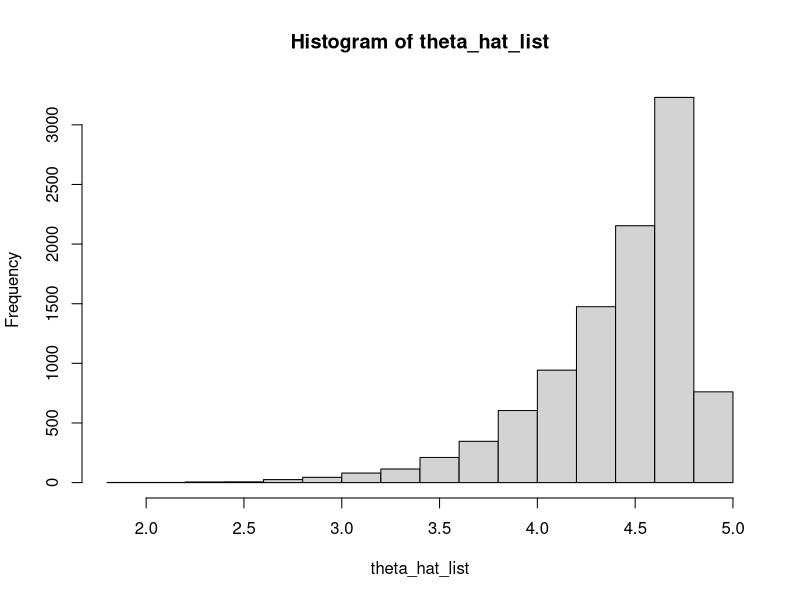
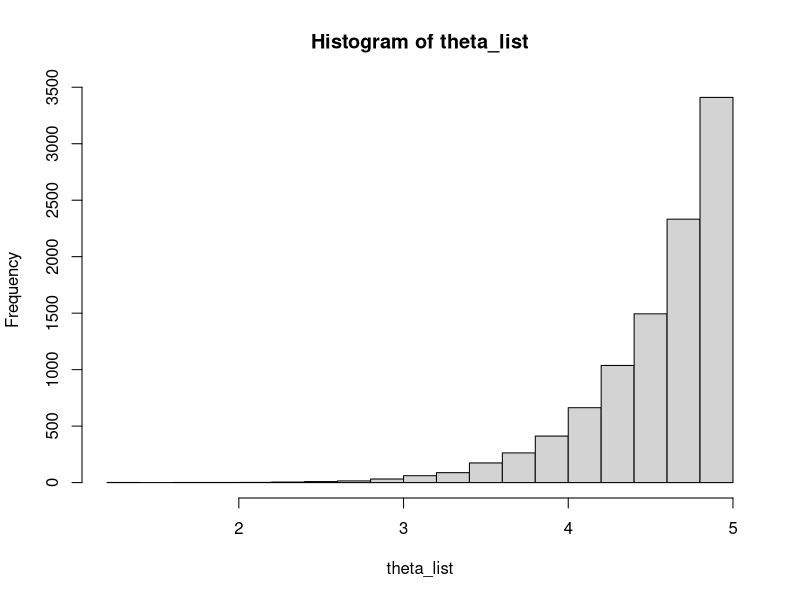

Write R code to recreate these figures, in order.
# Ques 2
# n = 10 theta = 5
n <- 10
theta <- 5
y <- runif(n, 0, theta)
theta_hat_est <- max(y)

theta_hat_list <- vector()
theta_list <- vector()
nsim <- 10000
set.seed(12345)
for(i in 1:nsim){
  # Bootstrapping
  y_pb <- runif(n, 0, theta_hat_est)
  theta_hat_list[i] <- max(y_pb)
  # Simuation
  y_sim <- runif(n, 0, theta)
  theta_list[i] <- max(y_sim)
}

##### BOOTSTRAPPING
# bias
bias_theta_hat <- mean(theta_hat_list) - theta_hat_est
bias_theta_hat
# SE
se_theta_hat <- sd(theta_hat_list)
se_theta_hat
# RMSE
rmse_theta_hat <- sqrt(bias_theta_hat^2 + se_theta_hat^2)
rmse_theta_hat

# Plotting
hist(theta_hat_list)


# SIMULATION
bias_theta <- mean(theta_list) - theta
bias_theta
# SE
se_theta <- sd(theta_list)
se_theta
# RMSE 
rmse_theta <- sqrt(bias_theta^2 + se_theta^2)
rmse_theta

# Plotting
hist(theta_list)

